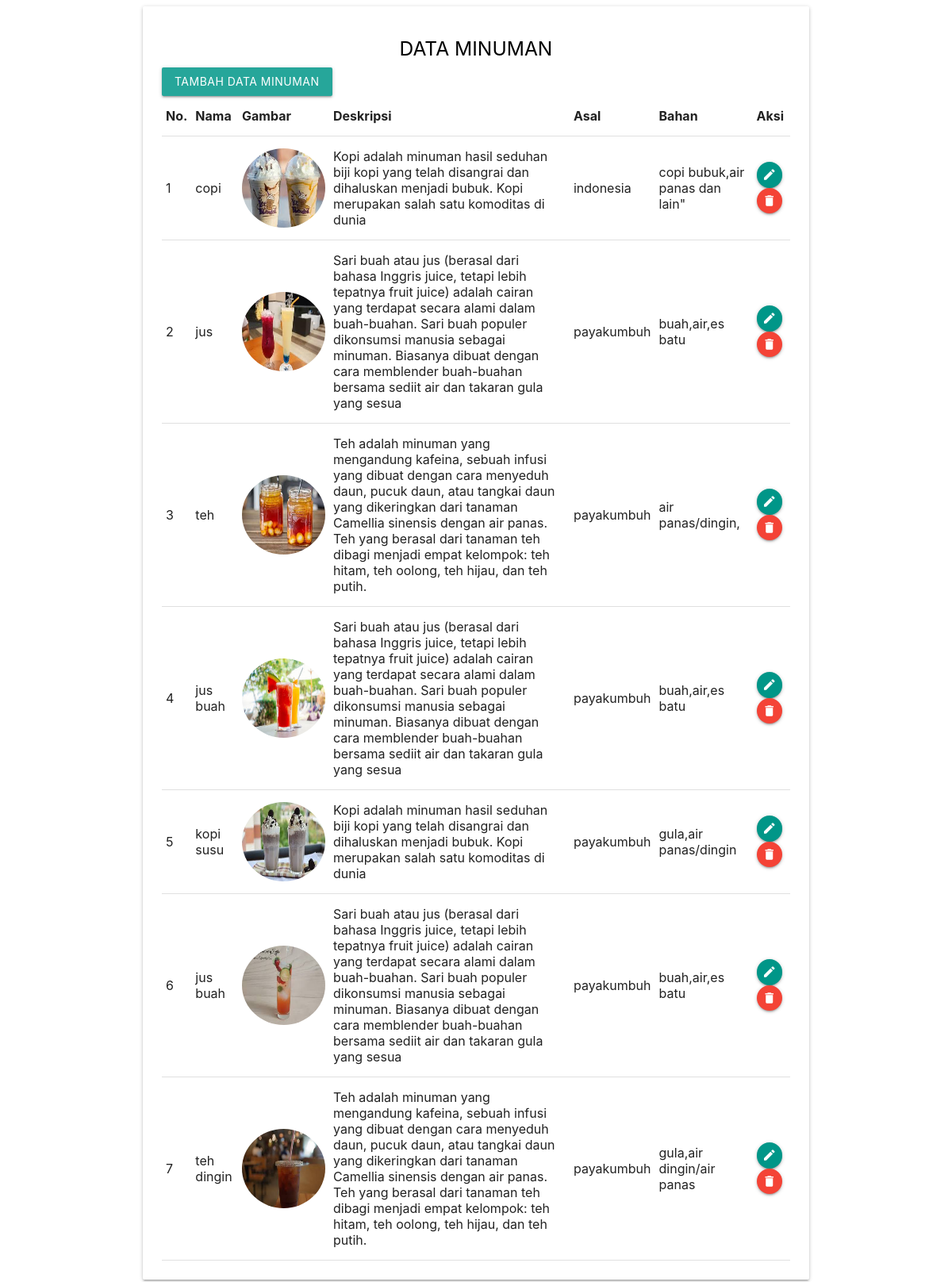
The app's page /admin/produk.php with its own data.
### tables this page shows
CREATE TABLE IF NOT EXISTS `produk` (
`id_produk` int(100) NOT NULL,
  `nama_produk` varchar(100) NOT NULL,
  `gambar_produk` varchar(100) NOT NULL,
  `deskripsi_produk` varchar(500) NOT NULL,
  `asal_produk` varchar(200) NOT NULL,
  `bahan_produk` varchar(200) NOT NULL
);

### admin/functions.php (called while the page is built, shortened)
<?php
$conn = mysqli_connect("localhost","root","","cafe");
function query($query){
	global $conn;
	$result = mysqli_query($conn,$query);
	$rows = [];
	while ($row = mysqli_fetch_assoc($result)) {
		$rows[] = $row;
	}
	return $rows;
}
?>

### admin/produk.php (the view, shortened to what this page needs)
<?php
require 'functions.php';
$produk = query("SELECT * FROM produk");
?>
<html>
	<head>
		<link rel="stylesheet" href="https://cdnjs.cloudflare.com/ajax/libs/materialize/1.0.0/css/materialize.min.css" />
  <link type="text/css" rel="stylesheet" href="css/materialize.min.css"  media="screen,projection"/>
	</head>
	<body>
		<div class="container">
			<div class="card-panel">
				<center><h5 style="color: black;">DATA MINUMAN</h5></center>
		<a href="produkadd.php" class="waves-effect waves-light btn">Tambah Data Minuman</a>
		<table class="responsive-table">
			<thead>
			<tr>
				<th>No.</th>
				<th>Nama</th>
				<th>Gambar</th>
				<th>Deskripsi</th>
				<th>Asal</th>
				<th>Bahan</th>
				<th>Aksi</th>
			</tr>
			</thead>
			<?php  $i = 1;?>
			<?php foreach ($produk as $row):?>
			<tbody>
			<tr>
				<td><?=	 $i; ?></td>
				<td><?= $row ["nama_produk"];?></td>
				<td><img src="img/<?= $row ["gambar_produk"]; ?>" class="image"></td>
				<td><?= $row ["deskripsi_produk"];?></td>
				<td><?= $row["asal_produk"];?></td>
				<td><?= $row["bahan_produk"];?></td>
				<td>
					<a href="produkedit.php?id_produk=<?= $row ["id_produk"]; ?>" class="btn-floating btn-small waves-effect waves-light teal"><i class="small material-icons">edit</i></a>
					<a href="produkdel.php?id_produk=<?= $row ["id_produk"]; ?>" onclick ="return confirm('Apakah Ingin Menghapus?');" class="btn-floating btn-small waves-effect waves-light red"><i class="small material-icons">delete</i></a>
				</td>
			</tr>
			</tbody>
			<?php $i++;?>
		<?php endforeach;?>
		</table>
		</div>
		</div>
	</body>
</html>

### admin/produk.php (style rules this page uses)
.image { border-radius: 95% !important; width: 105px; height: 100px; }

### records on screen
produk: nama_produk "copi", gambar_produk (picture), deskripsi_produk "Kopi adalah minuman hasil seduhan biji kopi yang telah disangrai dan dihaluskan menjadi bubuk. Kopi merupakan salah satu komoditas di dunia", asal_produk "indonesia", bahan_produk "copi bubuk,air panas dan lain\""
produk: nama_produk "jus", gambar_produk (picture), deskripsi_produk "Sari buah atau jus (berasal dari bahasa Inggris juice, tetapi lebih tepatnya fruit juice) adalah cairan yang terdapat secara alami dalam buah-buahan. Sari buah populer dikonsumsi manusia sebagai minuman. Biasanya dibuat dengan cara memblender buah-buahan bersama sediit air dan takaran gula yang sesua", asal_produk "payakumbuh", bahan_produk "buah,air,es batu"
produk: nama_produk "teh", gambar_produk (picture), deskripsi_produk "Teh adalah minuman yang mengandung kafeina, sebuah infusi yang dibuat dengan cara menyeduh daun, pucuk daun, atau tangkai daun yang dikeringkan dari tanaman Camellia sinensis dengan air panas. Teh yang berasal dari tanaman teh dibagi menjadi empat kelompok: teh hitam, teh oolong, teh hijau, dan teh putih.", asal_produk "payakumbuh", bahan_produk "air panas/dingin,"
produk: nama_produk "jus buah", gambar_produk (picture), deskripsi_produk "Sari buah atau jus (berasal dari bahasa Inggris juice, tetapi lebih tepatnya fruit juice) adalah cairan yang terdapat secara alami dalam buah-buahan. Sari buah populer dikonsumsi manusia sebagai minuman. Biasanya dibuat dengan cara memblender buah-buahan bersama sediit air dan takaran gula yang sesua", asal_produk "payakumbuh", bahan_produk "buah,air,es batu"
produk: nama_produk "kopi susu", gambar_produk (picture), deskripsi_produk "Kopi adalah minuman hasil seduhan biji kopi yang telah disangrai dan dihaluskan menjadi bubuk. Kopi merupakan salah satu komoditas di dunia", asal_produk "payakumbuh", bahan_produk "gula,air panas/dingin"
produk: nama_produk "jus buah", gambar_produk (picture), deskripsi_produk "Sari buah atau jus (berasal dari bahasa Inggris juice, tetapi lebih tepatnya fruit juice) adalah cairan yang terdapat secara alami dalam buah-buahan. Sari buah populer dikonsumsi manusia sebagai minuman. Biasanya dibuat dengan cara memblender buah-buahan bersama sediit air dan takaran gula yang sesua", asal_produk "payakumbuh", bahan_produk "buah,air,es batu"
produk: nama_produk "teh dingin", gambar_produk (picture), deskripsi_produk "Teh adalah minuman yang mengandung kafeina, sebuah infusi yang dibuat dengan cara menyeduh daun, pucuk daun, atau tangkai daun yang dikeringkan dari tanaman Camellia sinensis dengan air panas. Teh yang berasal dari tanaman teh dibagi menjadi empat kelompok: teh hitam, teh oolong, teh hijau, dan teh putih.", asal_produk "payakumbuh", bahan_produk "gula,air dingin/air panas"
